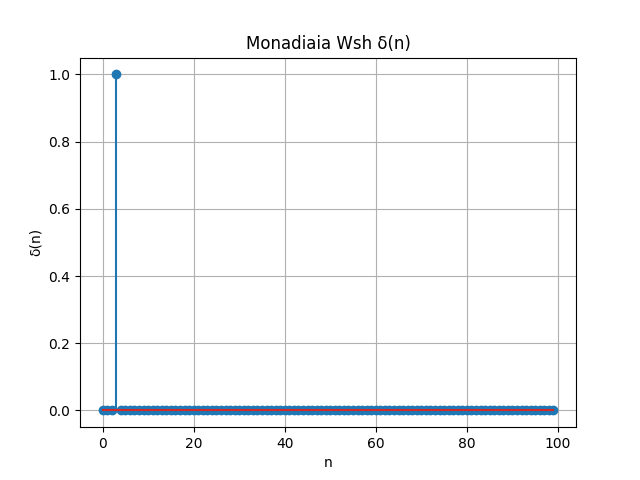

Recreate this plot in Python.
import numpy as np  # Εισαγωγή της βιβλιοθήκης numpy για χρήση πινάκων και υπολογισμών
import matplotlib.pyplot as plt  # Εισαγωγή της βιβλιοθήκης matplotlib για τη δημιουργία γραφημάτων

# Συνάρτηση για τη μονάδιαια ώση
def monadiaia_wsh(thesi, megethos):
    pinakas = np.zeros(megethos)  # Δημιουργία πίνακα με μηδενικά
    if 0 <= thesi < megethos:  # Έλεγχος αν η θέση είναι εντός ορίων
        pinakas[thesi] = 1  # Τοποθέτηση της μονάδας στη σωστή θέση
    return pinakas  # Επιστροφή του πίνακα

# Παράδειγμα χρήσης της συνάρτησης
megethos_pinaka = 100  # Ορισμός του μεγέθους του πίνακα
thesi_mia = 3  # Ορισμός της θέσης που θα εισαχθεί το 1
eksodos = monadiaia_wsh(thesi_mia, megethos_pinaka)  # Κλήση της συνάρτησης

# Απεικόνιση με γράφημα
plt.stem(range(megethos_pinaka), eksodos)  # Διάγραμμα stem για διακριτά σημεία
plt.title("Μονάδιαια Ώση δ(n)")  # Τίτλος γραφήματος
plt.xlabel("n")  # Ετικέτα άξονα x
plt.ylabel("δ(n)")  # Ετικέτα άξονα y
plt.grid(True)  # Ενεργοποίηση πλέγματος
plt.show()  # Εμφάνιση του γραφήματος
